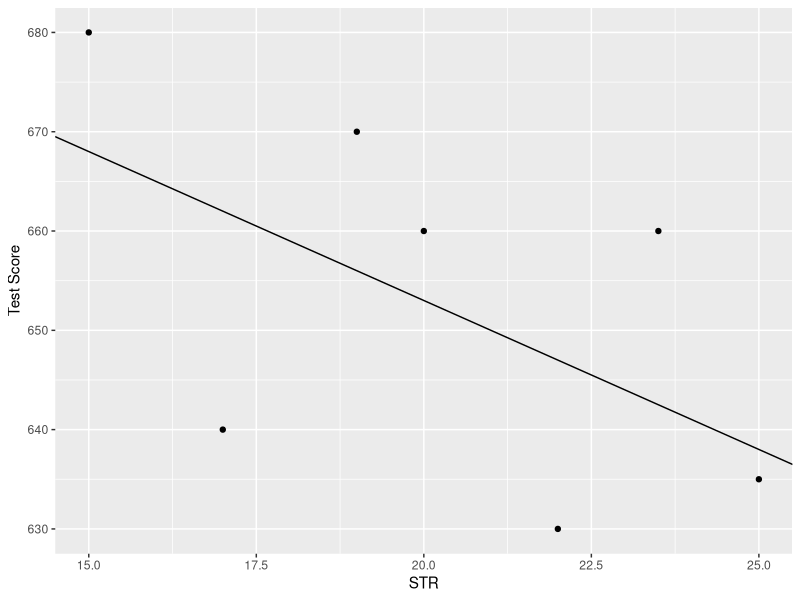
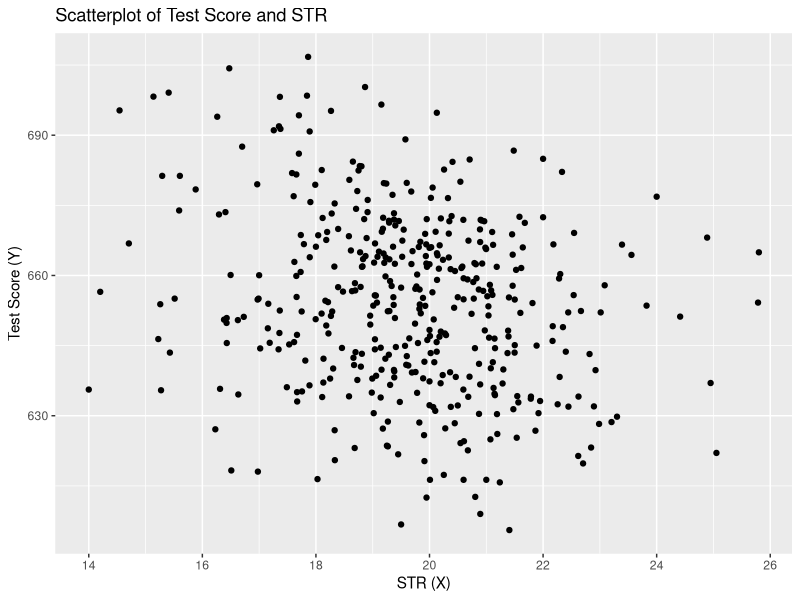
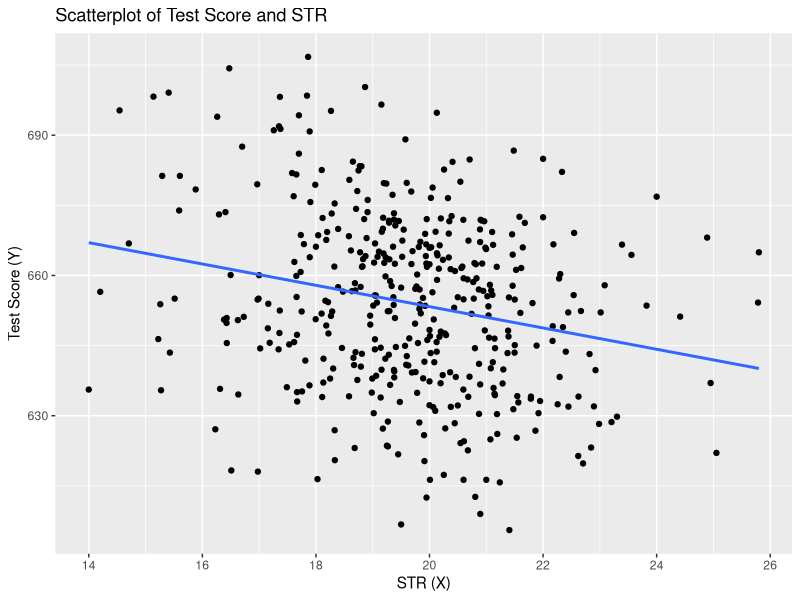
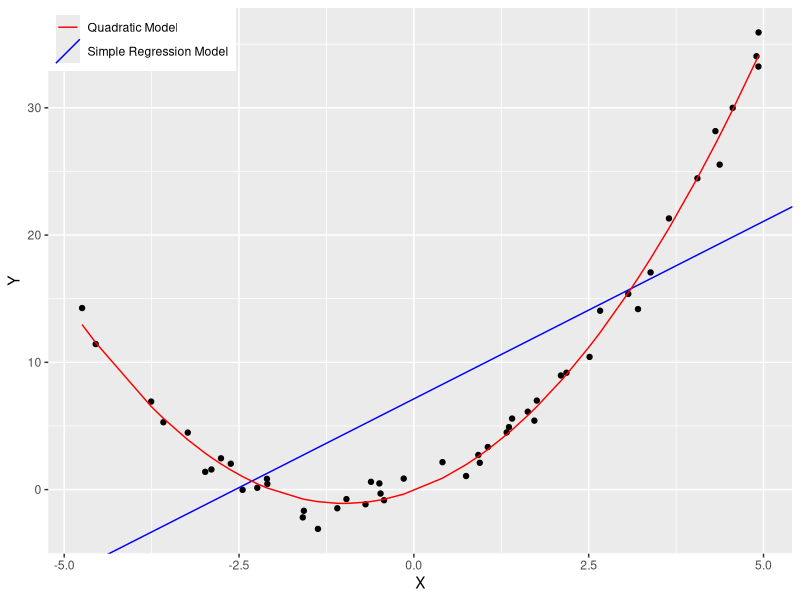
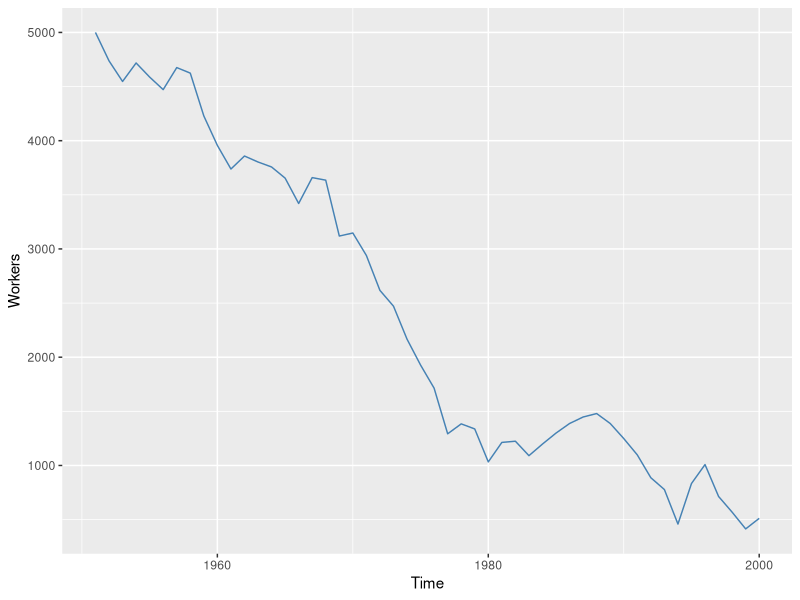
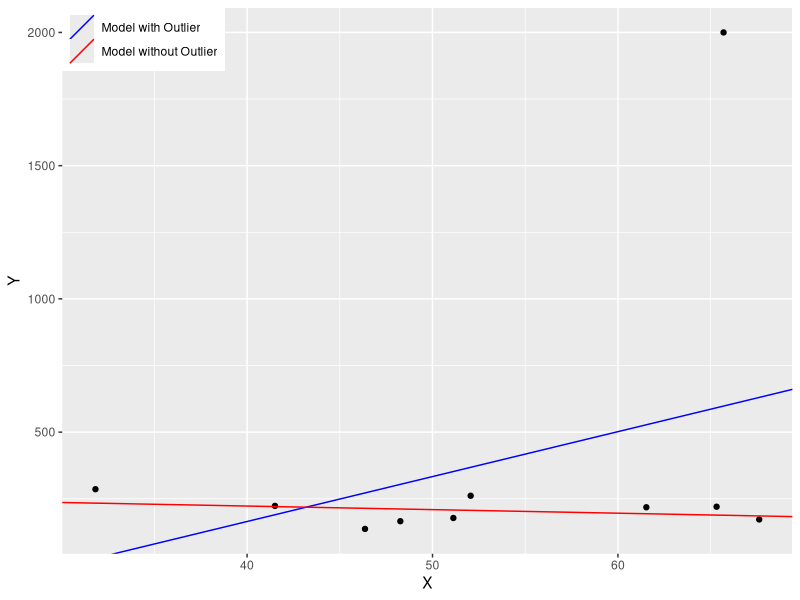
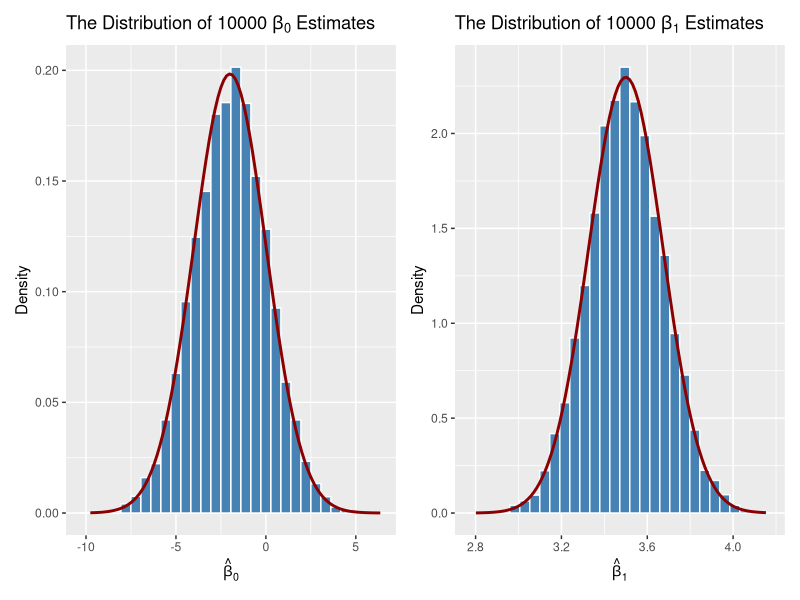
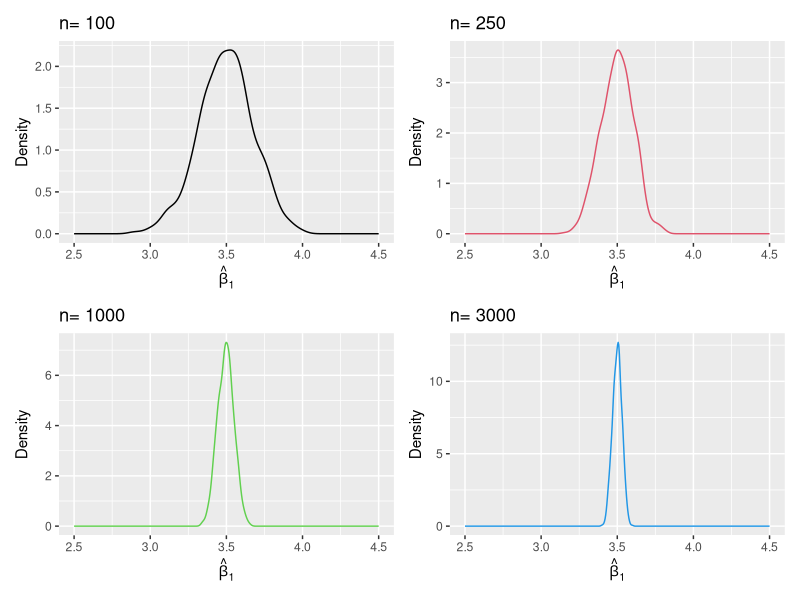

These figures' R source, in order:
# Econometrics with R
# Chapter 04 Linear Regression with One Regressor ------------------------------

library(AER)
library(MASS)
library(tidyverse)
library(ggplot2)
library(patchwork)
library(readxl)

# 4.1 Simple Linear Regression -------------------------------------------------

# Create sample data
STR <- c(15, 17, 19, 20, 22, 23.5, 25)
TestScore <- c(680, 640, 670, 660, 630, 660, 635) 

# Print out sample data
STR
#> [1] 15.0 17.0 19.0 20.0 22.0 23.5 25.0
TestScore
#> [1] 680 640 670 660 630 660 635


# create a scatterplot of the data
# plot(TestScore ~ STR,ylab="Test Score",pch=20)

# add the systematic relationship to the plot
# abline(a = 713, b = -3)
ggplot() +
  geom_point(aes(x = STR, y = TestScore)) +
  geom_abline(intercept = 713, slope = -3) +
  labs(x = "STR", y = "Test Score")


# 4.2 Estimating the Coefficients of the Linear Regression Model ---------------

data("CASchools")
CASchools <- as_tibble(CASchools)
head(CASchools)
# # A tibble: 6 × 14
#   district school        county grades students teachers calworks lunch computer
#   <chr>    <chr>         <fct>  <fct>     <dbl>    <dbl>    <dbl> <dbl>    <dbl>
# 1 75119    Sunol Glen U… Alame… KK-08       195    10.9     0.510  2.04       67
# 2 61499    Manzanita El… Butte  KK-08       240    11.1    15.4   47.9       101
# 3 61549    Thermalito U… Butte  KK-08      1550    82.9    55.0   76.3       169
# 4 61457    Golden Feath… Butte  KK-08       243    14      36.5   77.0        85
# 5 61523    Palermo Unio… Butte  KK-08      1335    71.5    33.1   78.4       171
# 6 62042    Burrel Union… Fresno KK-08       137     6.40   12.3   87.0        25
# # ℹ 5 more variables: expenditure <dbl>, income <dbl>, english <dbl>,
# #   read <dbl>, math <dbl>


# compute STR and append it to CASchools
# CASchools$STR <- CASchools$students/CASchools$teachers 

# compute TestScore and append it to CASchools
# CASchools$score <- (CASchools$read + CASchools$math)/2   
CASchools <- CASchools %>% 
  mutate(STR = students/teachers,
         score = (read + math)/2)


# compute sample averages of STR and score
# avg_STR <- mean(CASchools$STR) 
# avg_score <- mean(CASchools$score)

# compute sample standard deviations of STR and score
# sd_STR <- sd(CASchools$STR) 
# sd_score <- sd(CASchools$score)

# set up a vector of percentiles and compute the quantiles 
# quantiles <- c(0.10, 0.25, 0.4, 0.5, 0.6, 0.75, 0.9)
# quant_STR <- quantile(CASchools$STR, quantiles)
# quant_score <- quantile(CASchools$score, quantiles)

# gather everything in a data.frame 
# DistributionSummary <- data.frame(Average = c(avg_STR, avg_score), 
#                                   StandardDeviation = c(sd_STR, sd_score), 
#                                   quantile = rbind(quant_STR, quant_score))

# print the summary to the console
# DistributionSummary
#>               Average StandardDeviation quantile.10. quantile.25. quantile.40.
#> quant_STR    19.64043          1.891812      17.3486     18.58236     19.26618
#> quant_score 654.15655         19.053347     630.3950    640.05000    649.06999
#>             quantile.50. quantile.60. quantile.75. quantile.90.
#> quant_STR       19.72321      20.0783     20.87181     21.86741
#> quant_score    654.45000     659.4000    666.66249    678.85999
DistributionSummary <- CASchools %>% 
    select(STR, score) %>% 
    gather(key = "variable", value = "value") %>% 
    group_by(variable) %>% 
    summarise(Average = mean(value),
              StandardDeviation = sd(value),
              quantile.10. = quantile(value, 0.1),
              quantile.25. = quantile(value, 0.25),
              quantile.40. = quantile(value, 0.4),
              quantile.50. = quantile(value, 0.5),
              quantile.60. = quantile(value, 0.6),
              quantile.75. = quantile(value, 0.75),
              quantile.90. = quantile(value, 0.9))

DistributionSummary
# # A tibble: 2 × 10
#   variable Average StandardDeviation quantile.10. quantile.25. quantile.40.
#   <chr>      <dbl>             <dbl>        <dbl>        <dbl>        <dbl>
# 1 STR         19.6              1.89         17.3         18.6         19.3
# 2 score      654.              19.1         630.         640.         649. 
# # ℹ 4 more variables: quantile.50. <dbl>, quantile.60. <dbl>,
# #   quantile.75. <dbl>, quantile.90. <dbl>

# if the table is too wide to display in the console,
# you can use View() to view all the data.
view(DistributionSummary)


# plot(score ~ STR, 
#      data = CASchools,
#      main = "Scatterplot of Test Score and STR", 
#      xlab = "STR (X)",
#      ylab = "Test Score (Y)")
ggplot(CASchools, aes(x = STR, y = score)) +
  geom_point() +
  labs(x = "STR (X)", y = "Test Score (Y)", 
       title = "Scatterplot of Test Score and STR")

cor(CASchools$STR, CASchools$score)
#> [1] -0.2263627


# attach(CASchools) # allows to use the variables contained in CASchools directly

# I personally do not recommend using `attach()`, 
# because it is easy to cause variable name conflicts 
# and is not conducive to the readability of the code.

# compute beta_1_hat
# beta_1 <- sum((STR - mean(STR)) * (score - mean(score))) / sum((STR - mean(STR))^2)
beta_1 <- CASchools %>% 
  summarise(
      beta_1 = sum((STR - mean(STR)) * (score - mean(score))) / sum((STR - mean(STR))^2)
  ) %>%
  pull(beta_1)

# compute beta_0_hat
# beta_0 <- mean(score) - beta_1 * mean(STR)
beta_0 <- CASchools %>% 
  summarise(
      beta_0 = mean(score) - beta_1 * mean(STR)
  ) %>%
  pull(beta_0)

# print the results to the console
beta_1
#> [1] -2.279808
beta_0
#> [1] 698.9329


# estimate the model and assign the result to linear_model
linear_model <- lm(score ~ STR, data = CASchools)

# print the standard output of the estimated lm object to the console 
linear_model
#> 
#> Call:
#> lm(formula = score ~ STR, data = CASchools)
#> 
#> Coefficients:
#> (Intercept)          STR  
#>      698.93        -2.28


# plot the data
# plot(score ~ STR, 
#      data = CASchools,
#      main = "Scatterplot of Test Score and STR", 
#      xlab = "STR (X)",
#      ylab = "Test Score (Y)",
#      xlim = c(10, 30),
#      ylim = c(600, 720))

# add the regression line
# abline(linear_model) 
ggplot(CASchools, aes(x = STR, y = score)) +
  geom_point() +
  geom_smooth(method = "lm", se = FALSE, formula = y ~ x) +
  labs(x = "STR (X)", y = "Test Score (Y)", 
       title = "Scatterplot of Test Score and STR")


# 4.3 Measures of Fit ----------------------------------------------------------

mod_summary <- summary(linear_model)
mod_summary
#> 
#> Call:
#> lm(formula = score ~ STR, data = CASchools)
#> 
#> Residuals:
#>     Min      1Q  Median      3Q     Max 
#> -47.727 -14.251   0.483  12.822  48.540 
#> 
#> Coefficients:
#>             Estimate Std. Error t value Pr(>|t|)    
#> (Intercept) 698.9329     9.4675  73.825  < 2e-16 ***
#> STR          -2.2798     0.4798  -4.751 2.78e-06 ***
#> ---
#> Signif. codes:  0 '***' 0.001 '**' 0.01 '*' 0.05 '.' 0.1 ' ' 1
#> 
#> Residual standard error: 18.58 on 418 degrees of freedom
#> Multiple R-squared:  0.05124,    Adjusted R-squared:  0.04897 
#> F-statistic: 22.58 on 1 and 418 DF,  p-value: 2.783e-06


# compute R^2 manually
SSR <- sum(mod_summary$residuals^2)
# TSS <- sum((score - mean(score))^2)
TSS <- sum((CASchools$score - mean(CASchools$score))^2)
R2 <- 1 - SSR/TSS

# print the value to the console
R2
#> [1] 0.05124009

# compute SER manually
n <- nrow(CASchools)
SER <- sqrt(SSR / (n-2))

# print the value to the console
SER
#> [1] 18.58097


# 4.4 The Least Squares Assumptions --------------------------------------------

# set a seed to make the results reproducible
set.seed(321)

# simulate the data 
X <- runif(50, min = -5, max = 5)
u <- rnorm(50, sd = 1)  

# the true relation  
Y <- X^2 + 2 * X + u                

# estimate a simple regression model 
mod_simple <- lm(Y ~ X)

# estimate a quadratic regression model
mod_quadratic <- lm( Y ~ X + I(X^2)) 

# predict using a quadratic model 
prediction <- predict(mod_quadratic, data.frame(X = sort(X)))

# plot the results
# plot( Y ~ X, col = "black", pch = 20, xlab = "X", ylab = "Y")
# abline( mod_simple, col = "blue",lwd=2)
#red line = incorrect linear regression (this violates the first OLS assumption)
# lines( sort(X), prediction,col="red",lwd=2)
# legend("topleft", 
#        legend = c("Simple Regression Model", 
#                   "Quadratic Model"),
#        cex = 1,
#        lty = 1,
#        col = c("blue","red"))
ggplot() +
  geom_point(aes(x = X, y = Y)) +
  geom_abline(aes(intercept = mod_simple$coefficients[1], 
                  slope = mod_simple$coefficients[2], 
                  color = "Simple Regression Model")) +
  geom_line(aes(x = sort(X), y = prediction, color = "Quadratic Model")) +
  scale_color_manual(name = NULL, 
                     values = c("Simple Regression Model" = "blue", 
                                "Quadratic Model" = "red")) +
  labs(x = "X", y = "Y") +
  theme(legend.position = c(0, 1), legend.justification = c(0, 1))


# set seed
set.seed(123)

# generate a date vector
Date <- seq(as.Date("1951/1/1"), as.Date("2000/1/1"), "years")

# initialize the employment vector
X <- c(5000, rep(NA, length(Date)-1))

# generate time series observations with random influences
for (t in 2:length(Date)) {
    
    X[t] <- -50 + 0.98 * X[t-1] + rnorm(n = 1, sd = 200)
    
}

#plot the results
# plot(x = Date, 
#      y = X, 
#      type = "l", 
#      col = "steelblue", 
#      ylab = "Workers", 
#      xlab = "Time",
#      lwd=2)
ggplot() +
  geom_line(aes(x = Date, y = X), color = "steelblue") +
  labs(x = "Time", y = "Workers")


# set seed
set.seed(123)

# generate the data
X <- sort(runif(10, min = 30, max = 70))
Y <- rnorm(10 , mean = 200, sd = 50)
Y[9] <- 2000

# fit model with outlier
fit <- lm(Y ~ X)

# fit model without outlier
fitWithoutOutlier <- lm(Y[-9] ~ X[-9])

# plot the results
# plot(Y ~ X,pch=20)
# abline(fit,lwd=2,col="blue")
# abline(fitWithoutOutlier, col = "red",lwd=2)
# legend("topleft", 
#        legend = c("Model with Outlier", 
#                   "Model without Outlier"),
#        cex = 1,
#        lty = 1,
#        col = c("blue","red"))
ggplot() +
  geom_point(aes(x = X, y = Y)) +
  geom_abline(aes(intercept = fit$coefficients[1], 
                  slope = fit$coefficients[2], 
                  color = "Model with Outlier")) +
  geom_abline(aes(intercept = fitWithoutOutlier$coefficients[1], 
                  slope = fitWithoutOutlier$coefficients[2], 
                  color = "Model without Outlier")) +
  scale_color_manual(name = NULL, 
                     values = c("Model with Outlier" = "blue", 
                                "Model without Outlier" = "red")) +
  labs(x = "X", y = "Y") +
  theme(legend.position = c(0, 1), legend.justification = c(0, 1))


# 4.5 The Sampling Distribution of the OLS Estimator ---------------------------

# simulate data
N <- 100000
X <- runif(N, min = 0, max = 20)
u <- rnorm(N, sd = 10)

# population regression
Y <- -2 + 3.5 * X + u
# population <- data.frame(X, Y)
population <- tibble(X, Y)


# set sample size
n <- 100

# compute the variance of beta_hat_0
H_i <- 1 - mean(X) / mean(X^2) * X
var_b0 <- var(H_i * u) / (n * mean(H_i^2)^2 )

# compute the variance of hat_beta_1
var_b1 <- var( ( X - mean(X) ) * u ) / (n * var(X)^2)


# print variances to the console
var_b0
#> [1] 4.045066
var_b1
#> [1] 0.03018694


# set repetitions and sample size
n <- 100
reps <- 10000

# initialize the matrix of outcomes
fit <- matrix(ncol = 2, nrow = reps)

# loop sampling and estimation of the coefficients
for (i in 1:reps){
    
    sample <- population[sample(1:N, n), ]
    fit[i, ] <- lm(Y ~ X, data = sample)$coefficients
    
}

# compute variance estimates using outcomes
var(fit[, 1])
#> [1] 4.186832
var(fit[, 2])
#> [1] 0.03096199


# divide plotting area as 1-by-2 array
# par(mfrow = c(1, 2))

# plot histograms of beta_0 estimates
# hist(fit[, 1],
#      cex.main = 0.8,
#      main = bquote(The ~ Distribution  ~ of ~ 10000 ~ beta[0] ~ Estimates), 
#      xlab = bquote(hat(beta)[0]), 
#      freq = F)

# add true distribution to plot
# curve(dnorm(x, 
#             -2, 
#             sqrt(var_b0)), 
#       add = T, 
#       col = "darkred",lwd=2)

# plot histograms of beta_hat_1 
# hist(fit[, 2],
#      cex.main = 0.8,
#      main = bquote(The ~ Distribution  ~ of ~ 10000 ~ beta[1] ~ Estimates), 
#      xlab = bquote(hat(beta)[1]), 
#      freq = F)

# add true distribution to plot
# curve(dnorm(x, 
#             3.5, 
#             sqrt(var_b1)), 
#       add = T, 
#       col = "darkred",lwd=2)
p1 <- ggplot() +
  geom_histogram(aes(x = fit[, 1], y = after_stat(density)), 
                 bins = 30, fill = "steelblue", color = "white") +
  stat_function(fun = dnorm, 
                args = list(mean = -2, sd = sqrt(var_b0)), 
                color = "darkred", linewidth = 1) +
  labs(x = expression(hat(beta)[0]), y = "Density", 
       title = expression(paste("The Distribution of 10000 ", beta[0], " Estimates")))

p2 <- ggplot() +
  geom_histogram(aes(x = fit[, 2], y = after_stat(density)), 
                 bins = 30, fill = "steelblue", color = "white") +
  stat_function(fun = dnorm, 
                args = list(mean = 3.5, sd = sqrt(var_b1)), 
                color = "darkred", linewidth = 1) +
  labs(x = expression(hat(beta)[1]), y = "Density", 
       title = expression(paste("The Distribution of 10000 ", beta[1], " Estimates")))

p1 + p2


# set seed for reproducibility
set.seed(1)

# set repetitions and the vector of sample sizes
reps <- 1000
n <- c(100, 250, 1000, 3000)

# initialize the matrix of outcomes
fit <- matrix(ncol = 2, nrow = reps)

# divide the plot panel in a 2-by-2 array
# par(mfrow = c(2, 2))

# loop sampling and plotting

# outer loop over n
# for (j in 1:length(n)) {
# 
#     # inner loop: sampling and estimating of the coefficients
#     for (i in 1:reps){
# 
#         sample <- population[sample(1:N, n[j]), ]
#         fit[i, ] <- lm(Y ~ X, data = sample)$coefficients
# 
#     }
#     print(fit)
#     # draw density estimates
#     plot(density(fit[ ,2]), xlim=c(2.5, 4.5),
#          col = j,
#          main = paste("n=", n[j]),
#          xlab = bquote(hat(beta)[1]))
# 
# }
p <- list()
# outer loop over n
for (j in 1:length(n)) {

    # inner loop: sampling and estimating of the coefficients
    for (i in 1:reps){

        sample <- population[sample(1:N, n[j]), ]
        fit[i, ] <- lm(Y ~ X, data = sample)$coefficients

    }
    
    df <- tibble(fit = fit[, 2])
    
    # draw density estimates
    p[[j]] <- ggplot() +
      geom_density(aes(x = fit), data = df, color = j) +
      labs(x = expression(hat(beta)[1]), y = "Density", 
           title = paste("n=", n[j])) +
      xlim(c(2.5, 4.5))
}

# p1 + p2 + p3 + p4 + plot_layout(ncol = 2, nrow = 2)
p[[1]] + p[[2]] + p[[3]] + p[[4]] + plot_layout(ncol = 2, nrow = 2)


# set seed for reproducibility
set.seed(4)

# simulate bivariate normal data
bvndata <- mvrnorm(100, 
                   mu = c(5, 5), 
                   Sigma = cbind(c(5, 4), c(4, 5))) 

# assign column names / convert to data.frame
colnames(bvndata) <- c("X", "Y")
# bvndata <- as.data.frame(bvndata)
bvndata <- as_tibble(bvndata)

# subset the data
# set1 <- subset(bvndata, abs(mean(X) - X) > 1)
# set2 <- subset(bvndata, abs(mean(X) - X) <= 1)
set1 <- bvndata %>% 
  filter(abs(mean(X) - X) > 1)
set2 <- bvndata %>%
  filter(abs(mean(X) - X) <= 1)

# plot both data sets
# plot(set1, 
#      xlab = "X", 
#      ylab = "Y", 
#      pch = 19)
# 
# points(set2, 
#        col = "steelblue", 
#        pch = 19)
# legend("topleft", 
#        legend = c("Set1", 
#                   "Set2"),
#        cex = 1,
#        pch = 19,
#        col = c("black","steelblue"))
ggplot() +
  geom_point(aes(x = X, y = Y, color = "Set1"), data = set1) +
  geom_point(aes(x = X, y = Y, color = "Set2"), data = set2) +
  scale_color_manual(name = NULL, 
                     values = c("Set1" = "black", 
                                "Set2" = "steelblue")) +
  labs(x = "X", y = "Y") +
  theme(legend.position = c(0, 1), legend.justification = c(0, 1)) 


# estimate both regression lines
lm.set1 <- lm(Y ~ X, data = set1)
lm.set2 <- lm(Y ~ X, data = set2)

# plot observations
# plot(set1, xlab = "X", ylab = "Y", pch = 19)
# points(set2, col = "steelblue", pch = 19)

# add both lines to the plot
# abline(lm.set1, col = "black",lwd=2)
# abline(lm.set2, col = "steelblue",lwd=2)
# legend("bottomright", 
#        legend = c("Set1", 
#                   "Set2"),
#        cex = 1,
#        lwd=2,
#        col = c("black","steelblue"))
ggplot() +
  geom_point(aes(x = X, y = Y, color = "Set1"), data = set1) +
  geom_point(aes(x = X, y = Y, color = "Set2"), data = set2) +
  geom_abline(aes(intercept = lm.set1$coefficients[1], 
                  slope = lm.set1$coefficients[2], 
                  color = "Set1")) +
  geom_abline(aes(intercept = lm.set2$coefficients[1], 
                  slope = lm.set2$coefficients[2], 
                  color = "Set2")) +
  scale_color_manual(name = NULL, 
                     values = c("Set1" = "black", 
                                "Set2" = "steelblue")) +
  labs(x = "X", y = "Y") +
  theme(legend.position = c(1, 0), legend.justification = c(1, 0))


# 4.6 Exercises ----------------------------------------------------------------
